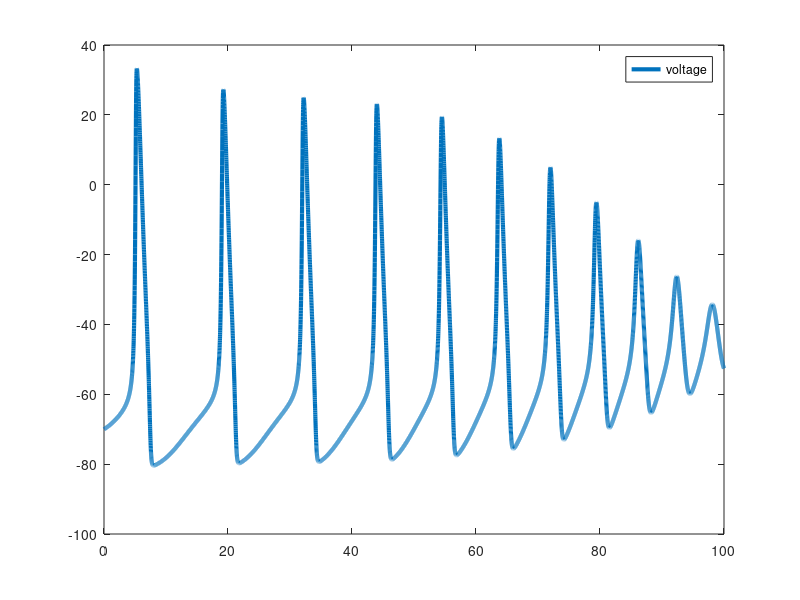

MATLAB code for this plot: (Note: this script raises an error after producing the figure.)
clear all, clc, clear, close all

%===simulation time===
simulationTime = 100; %in milliseconds
deltaT=.01;
t=0:deltaT:simulationTime;


%===specify the external current I===
changeTimes = [0]; %in milliseconds
currentLevels = [50]; %Change this to see effect of different currents on voltage (Suggested values: 3, 20, 50, 1000)

%polinomial structure for the bifurcation parameter
p1 =         1.1;
p2 =      0.9285;
p3 =    -0.02771;
p4 =   0.0003581;

Initinterval = 250;
%neg_inter = 0;
%tinterval=[neg_inter Initinterval];
c=[p1,p2,p3,p4,Initinterval];
y2=c(1)+c(2)*(t)+c(3)*(t).^2+c(4)*(t).^3;
%Set externally applied current across time

I=y2;

%===constant parameters===%
%All of these can be found in Table 3
gbar_K=36; gbar_Na=120; g_L=.3;
E_K = -12; E_Na=115; E_L=10.6;
C=1;


%===set the initial states===%
V=0; %Baseline voltage
alpha_n = .01 * ( (10-V) / (exp((10-V)/10)-1) ); %Equation 12
beta_n = .125*exp(-V/80); %Equation 13
alpha_m = .1*( (25-V) / (exp((25-V)/10)-1) ); %Equation 20
beta_m = 4*exp(-V/18); %Equation 21
alpha_h = .07*exp(-V/20); %Equation 23
beta_h = 1/(exp((30-V)/10)+1); %Equation 24

n(1) = alpha_n/(alpha_n+beta_n); %Equation 9
m(1) = alpha_m/(alpha_m+beta_m); %Equation 18
h(1) = alpha_h/(alpha_h+beta_h); %Equation 18


for i=1:numel(t)-1 %Compute coefficients, currents, and derivates at each time step
   
    %---calculate the coefficients---%
    %Equations here are same as above, just calculating at each time step
    alpha_n(i) = .01 * ( (10-V(i)) / (exp((10-V(i))/10)-1) );
    beta_n(i) = .125*exp(-V(i)/80);
    alpha_m(i) = .1*( (25-V(i)) / (exp((25-V(i))/10)-1) );
    beta_m(i) = 4*exp(-V(i)/18);
    alpha_h(i) = .07*exp(-V(i)/20);
    beta_h(i) = 1/(exp((30-V(i))/10)+1);
   
   
    %---calculate the currents---%
    I_Na = (m(i)^3) * gbar_Na * h(i) * (V(i)-E_Na); %Equations 3 and 14
    I_K = (n(i)^4) * gbar_K * (V(i)-E_K); %Equations 4 and 6
    I_L = g_L *(V(i)-E_L); %Equation 5
    %I_ion = I(i) - I_K - I_Na - I_L;
    I_ion = I(i) - I_K - I_Na - I_L;
   
   
    %---calculate the derivatives using Euler first order approximation---%
    V(i+1) = V(i) + deltaT*I_ion/C;
    n(i+1) = n(i) + deltaT*(alpha_n(i) *(1-n(i)) - beta_n(i) * n(i)); %Equation 7
    m(i+1) = m(i) + deltaT*(alpha_m(i) *(1-m(i)) - beta_m(i) * m(i)); %Equation 15
    h(i+1) = h(i) + deltaT*(alpha_h(i) *(1-h(i)) - beta_h(i) * h(i)); %Equation 16

end

%%Construction of the hidden variable
% Hidden variable. 
mu_observed= (m.^3).* gbar_Na.* h.* (V-E_Na)...
    + (n.^4).* gbar_K.* (V-E_K)...
    + g_L.*(V-E_L);


%%Polinomial fit
%Define the function to fi: "Poly order 2"
F1=@(weightdx,time) weightdx(1)+weightdx(2)*time+time.^2*weightdx(3)+...
    time.^3*weightdx(4);
%Curve fitting
weights0=[0.5 0.5 0.5 0.5];
[weightdx, resnorm,~,exitflag,output] = lsqcurvefit(F1,weights0, t, mu_observed)

%Data predicted from F1 evaluated in the polinomail fit
reproduced_data= F1(weightdx,t);

% 
 V = V-70; %Set resting potential to -70mv
% 
% 
%===plot Voltage===%
figure(1)
plot(t,V,'LineWidth',3)
hold on
l=legend({'voltage'})
l.FontSize = 14;
l.Location='northeast';

ylabel('Voltage (mv)')
xlabel('time (ms)')
set(gca,'FontSize',16);
title('Voltage over Time in Simulated Neuron')
hold off

figure(2)
plot(t,y2,'r-','LineWidth',1)% good real dynamic
yline(0,'k--','HandleVisibility','off');
hold on
plot(t,reproduced_data,'b--','LineWidth',1); %Beta from polinomial fit
plot(t,mu_observed,'m-')%,'LineWidth',1) %Beta from steady equations
xlabel('Time')
ylabel('Beta')
%axis([0 20 -100 5000])
set(gca,'FontSize',16);
l=legend('Real hidden variable:analitical polinomial ','Predicted hidden variable:With Polinomial weights','hidden observed from ODE data(x observations) ');
l.FontSize = 14;
l.Location='northeast';
title('Beta from: real dynamic, polinomial fit, Observed from steady equations')
hold off
%Other plots.


x = [t',y2',V'];

plotState_Beta_time_Pred(t,x,mu_observed,y2,reproduced_data,3,3)
%%
figure(nfig)
        subplot(2,2,1)
        hold on
        plot(t,x(:,3),'b-','linewidth',2)
        xlabel('time')
        ylabel('x')
        xline(0,'k--');
        set(gca,'FontSize',16);
        l=legend('X VS Time');
        l.FontSize = 14;
        l.Location='northeast';
        title('Observation State')
        hold off
        
        subplot(2,3,2)
        plot(t,yzero,'r-','linewidth',2)% good True dynamic
        yline(0,'k--','HandleVisibility','off');
        hold on
        plot(t,reproduced_data,'b--','linewidth',2); %Alpha from polinomial fit
        xlabel('Time')
        ylabel('Alpha')
        %axis([0 20 -100 5000])
        set(gca,'FontSize',16);
        l=legend('True ','Inferred control parameter ','Intermediate step ');
        l.FontSize = 14;
        l.Location='northeast';
        title('True, Inferred ')

        hold off                
        
        subplot(2,3,3)
        plot(t,yzero,'r-','linewidth',2)% good True dynamic
        yline(0,'k--','HandleVisibility','off');
        hold on
        plot(t,reproduced_data,'b--','linewidth',2); %Alpha from polinomial fit
        plot(t,mu_observed,'m-','linewidth',1)%,'linewidth',2) %Alpha from steady equations
        xlabel('Time')
        ylabel('Alpha')
        %axis([0 20 -100 5000])
        set(gca,'FontSize',16);
        l=legend('True ','Inferred control parameter ','Intermediate step ');
        l.FontSize = 14;
        l.Location='northeast';
        title('True, Inferred, intermediate')
        hold off
        
        subplot(2,3,4)
        hold on
        plot(x(:,2),x(:,3),'b-','linewidth',2)
        xlabel('Alpha')
        ylabel('x')
        xline(0,'k--');
        set(gca,'FontSize',16);
        l=legend(' x VS Time');
        l.FontSize = 14;
        l.Location='northeast';
        title('State vs Alpha')
        hold off
